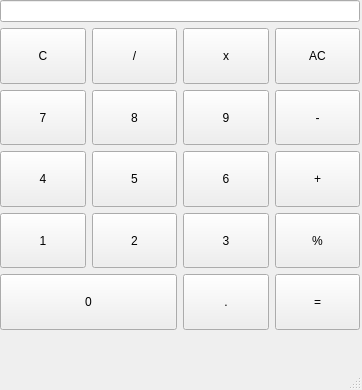
<?xml version="1.0" encoding="UTF-8"?>
<ui version="4.0">
 <class>mainWindow</class>
 <widget class="QMainWindow" name="mainWindow">
  <property name="geometry">
   <rect>
    <x>0</x>
    <y>0</y>
    <width>362</width>
    <height>390</height>
   </rect>
  </property>
  <property name="sizePolicy">
   <sizepolicy hsizetype="Preferred" vsizetype="Minimum">
    <horstretch>0</horstretch>
    <verstretch>0</verstretch>
   </sizepolicy>
  </property>
  <property name="windowTitle">
   <string>MainWindow</string>
  </property>
  <widget class="QWidget" name="centralwidget">
   <widget class="QWidget" name="verticalLayoutWidget">
    <property name="geometry">
     <rect>
      <x>0</x>
      <y>0</y>
      <width>360</width>
      <height>330</height>
     </rect>
    </property>
    <layout class="QVBoxLayout" name="verticalLayout_2">
     <item>
      <widget class="QLineEdit" name="lineEdit">
       <property name="enabled">
        <bool>true</bool>
       </property>
      </widget>
     </item>
     <item>
      <layout class="QGridLayout" name="gridLayout">
       <property name="sizeConstraint">
        <enum>QLayout::SizeConstraint::SetMinimumSize</enum>
       </property>
       <item row="3" column="0">
        <widget class="QPushButton" name="pushButton_4">
         <property name="sizePolicy">
          <sizepolicy hsizetype="Minimum" vsizetype="Minimum">
           <horstretch>0</horstretch>
           <verstretch>0</verstretch>
          </sizepolicy>
         </property>
         <property name="text">
          <string>4</string>
         </property>
        </widget>
       </item>
       <item row="3" column="1">
        <widget class="QPushButton" name="pushButton_5">
         <property name="sizePolicy">
          <sizepolicy hsizetype="Minimum" vsizetype="Minimum">
           <horstretch>0</horstretch>
           <verstretch>0</verstretch>
          </sizepolicy>
         </property>
         <property name="text">
          <string>5</string>
         </property>
        </widget>
       </item>
       <item row="2" column="1">
        <widget class="QPushButton" name="pushButton_8">
         <property name="sizePolicy">
          <sizepolicy hsizetype="Minimum" vsizetype="Minimum">
           <horstretch>0</horstretch>
           <verstretch>0</verstretch>
          </sizepolicy>
         </property>
         <property name="text">
          <string>8</string>
         </property>
        </widget>
       </item>
       <item row="0" column="1">
        <widget class="QPushButton" name="pushButton_divide">
         <property name="sizePolicy">
          <sizepolicy hsizetype="Minimum" vsizetype="Minimum">
           <horstretch>0</horstretch>
           <verstretch>0</verstretch>
          </sizepolicy>
         </property>
         <property name="text">
          <string>/</string>
         </property>
        </widget>
       </item>
       <item row="0" column="0">
        <widget class="QPushButton" name="pushButton">
         <property name="sizePolicy">
          <sizepolicy hsizetype="Minimum" vsizetype="Minimum">
           <horstretch>0</horstretch>
           <verstretch>0</verstretch>
          </sizepolicy>
         </property>
         <property name="text">
          <string>C</string>
         </property>
        </widget>
       </item>
       <item row="2" column="0">
        <widget class="QPushButton" name="pushButton_7">
         <property name="sizePolicy">
          <sizepolicy hsizetype="Minimum" vsizetype="Minimum">
           <horstretch>0</horstretch>
           <verstretch>0</verstretch>
          </sizepolicy>
         </property>
         <property name="text">
          <string>7</string>
         </property>
        </widget>
       </item>
       <item row="4" column="2">
        <widget class="QPushButton" name="pushButton_3">
         <property name="sizePolicy">
          <sizepolicy hsizetype="Minimum" vsizetype="Minimum">
           <horstretch>0</horstretch>
           <verstretch>0</verstretch>
          </sizepolicy>
         </property>
         <property name="text">
          <string>3</string>
         </property>
        </widget>
       </item>
       <item row="3" column="2">
        <widget class="QPushButton" name="pushButton_6">
         <property name="sizePolicy">
          <sizepolicy hsizetype="Minimum" vsizetype="Minimum">
           <horstretch>0</horstretch>
           <verstretch>0</verstretch>
          </sizepolicy>
         </property>
         <property name="text">
          <string>6</string>
         </property>
        </widget>
       </item>
       <item row="4" column="1">
        <widget class="QPushButton" name="pushButton_2">
         <property name="sizePolicy">
          <sizepolicy hsizetype="Minimum" vsizetype="Minimum">
           <horstretch>0</horstretch>
           <verstretch>0</verstretch>
          </sizepolicy>
         </property>
         <property name="text">
          <string>2</string>
         </property>
        </widget>
       </item>
       <item row="5" column="0" colspan="2">
        <widget class="QPushButton" name="pushButton_0">
         <property name="sizePolicy">
          <sizepolicy hsizetype="Minimum" vsizetype="Minimum">
           <horstretch>0</horstretch>
           <verstretch>0</verstretch>
          </sizepolicy>
         </property>
         <property name="text">
          <string>0</string>
         </property>
        </widget>
       </item>
       <item row="4" column="0">
        <widget class="QPushButton" name="pushButton_1">
         <property name="sizePolicy">
          <sizepolicy hsizetype="Minimum" vsizetype="Minimum">
           <horstretch>0</horstretch>
           <verstretch>0</verstretch>
          </sizepolicy>
         </property>
         <property name="text">
          <string>1</string>
         </property>
        </widget>
       </item>
       <item row="2" column="2">
        <widget class="QPushButton" name="pushButton_9">
         <property name="sizePolicy">
          <sizepolicy hsizetype="Minimum" vsizetype="Minimum">
           <horstretch>0</horstretch>
           <verstretch>0</verstretch>
          </sizepolicy>
         </property>
         <property name="text">
          <string>9</string>
         </property>
        </widget>
       </item>
       <item row="0" column="2">
        <widget class="QPushButton" name="pushButton_multiply">
         <property name="sizePolicy">
          <sizepolicy hsizetype="Minimum" vsizetype="Minimum">
           <horstretch>0</horstretch>
           <verstretch>0</verstretch>
          </sizepolicy>
         </property>
         <property name="text">
          <string>x</string>
         </property>
        </widget>
       </item>
       <item row="5" column="2">
        <widget class="QPushButton" name="pushButton_dot">
         <property name="sizePolicy">
          <sizepolicy hsizetype="Minimum" vsizetype="Minimum">
           <horstretch>0</horstretch>
           <verstretch>0</verstretch>
          </sizepolicy>
         </property>
         <property name="text">
          <string>.</string>
         </property>
        </widget>
       </item>
       <item row="0" column="3">
        <widget class="QPushButton" name="pushButton_clearall">
         <property name="sizePolicy">
          <sizepolicy hsizetype="Minimum" vsizetype="Minimum">
           <horstretch>0</horstretch>
           <verstretch>0</verstretch>
          </sizepolicy>
         </property>
         <property name="text">
          <string>AC</string>
         </property>
        </widget>
       </item>
       <item row="2" column="3">
        <widget class="QPushButton" name="pushButton_minus">
         <property name="sizePolicy">
          <sizepolicy hsizetype="Minimum" vsizetype="Minimum">
           <horstretch>0</horstretch>
           <verstretch>0</verstretch>
          </sizepolicy>
         </property>
         <property name="text">
          <string>-</string>
         </property>
        </widget>
       </item>
       <item row="3" column="3">
        <widget class="QPushButton" name="pushButton_plus">
         <property name="sizePolicy">
          <sizepolicy hsizetype="Minimum" vsizetype="Minimum">
           <horstretch>0</horstretch>
           <verstretch>0</verstretch>
          </sizepolicy>
         </property>
         <property name="text">
          <string>+</string>
         </property>
        </widget>
       </item>
       <item row="4" column="3">
        <widget class="QPushButton" name="pushButton_percent">
         <property name="sizePolicy">
          <sizepolicy hsizetype="Minimum" vsizetype="Minimum">
           <horstretch>0</horstretch>
           <verstretch>0</verstretch>
          </sizepolicy>
         </property>
         <property name="text">
          <string>%</string>
         </property>
        </widget>
       </item>
       <item row="5" column="3">
        <widget class="QPushButton" name="pushButton_equal">
         <property name="sizePolicy">
          <sizepolicy hsizetype="Minimum" vsizetype="Minimum">
           <horstretch>0</horstretch>
           <verstretch>0</verstretch>
          </sizepolicy>
         </property>
         <property name="text">
          <string>=</string>
         </property>
        </widget>
       </item>
      </layout>
     </item>
    </layout>
   </widget>
  </widget>
  <widget class="QMenuBar" name="menubar">
   <property name="geometry">
    <rect>
     <x>0</x>
     <y>0</y>
     <width>362</width>
     <height>30</height>
    </rect>
   </property>
  </widget>
  <widget class="QStatusBar" name="statusbar"/>
 </widget>
 <resources/>
 <connections/>
</ui>
